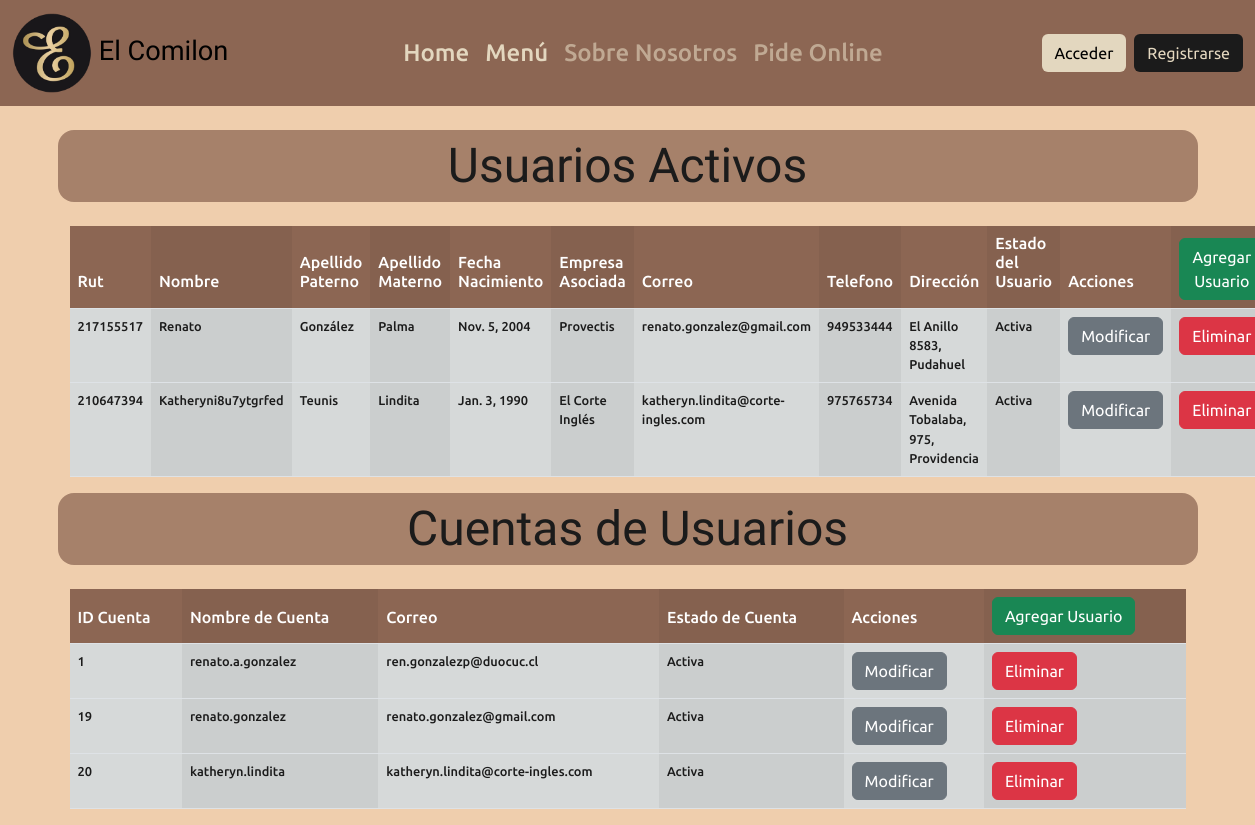
Screenshot of /clientes/crud with the database file from the repository.
### clientes/models.py (models this page shows, shortened)
class Usuario(models.Model):
    rut = models.CharField(primary_key=True,max_length=10)
    nombre = models.CharField(max_length=30)
    apellido_paterno = models.CharField(max_length=30)
    apellido_materno = models.CharField(max_length=30)
    fecha_nacimiento = models.DateField(blank=False, null=False)
    id_empresa_asociada = models.ForeignKey('Empresa',on_delete=models.CASCADE, db_column='id_empresa')
    correo = models.EmailField(unique=True, max_length=150, blank=True, null=True)
    telefono = models.CharField(max_length=9)
    direccion = models.CharField(max_length=50, blank=True, null=True)
    activo = models.IntegerField(default=1)

class Empresa(models.Model):
    id_empresa = models.AutoField(db_column='id_empresa', primary_key=True)
    nombre_empresa = models.CharField(max_length=100, blank=False, null=False)
    def __str__(self):
        return str(self.nombre_empresa)

### clientes/views.py (the view)
# urls.py: path('crud', views.administrador_crud, name='crud'),
def administrador_crud(request):
    usuarios = Usuario.objects.all()
    empresa_asociada = Empresa.objects.all()
    cuentas_usuarios = User.objects.all()
    context = {
        'usuarios':usuarios,
        'empresa_asociada':empresa_asociada,
        'cuentas_usuarios' : cuentas_usuarios
    }
    return render(request, 'administrador/administrador_crud.html',context)

### clientes/templates/administrador/administrador_crud.html (shortened to what this page needs)
{% extends '../clientes_base.html' %}
{% load static %}
{% block content %}
    <div> {% include 'components/navbar_loged.html' %} </div>
    <br>
    <div class="container title-administracion">
        <span>Usuarios Activos</span>
    </div>
    <br>
    <div class="container">
        <table>
            <table class="table-content table table-hover table-striped-columns">
                <thead>
                    <th scope="col"><h6>Rut</h6></th>
                    <th scope="col"><h6>Nombre</h6></th>
                    <th scope="col"><h6>Apellido Paterno</h6></th>
                    <th scope="col"><h6>Apellido Materno</h6></th>
                    <th scope="col"><h6>Fecha Nacimiento</h6></th>
                    <th scope="col"><h6>Empresa Asociada</h6></th>
                    <th scope="col"><h6>Correo</h6></th>
                    <th scope="col"><h6>Telefono</h6></th>
                    <th scope="col"><h6>Dirección</h6></th>
                    <th scope="col"><h6>Estado del Usuario</h6></th>
                    <th scope="col"><h6>Acciones</h6></th>
                    <th scope="col"><a href="{% url 'administrador_registro_usuario' %}"><button class="btn btn-success">Agregar Usuario</button></a></th>
            </thead>
            {% if usuarios %}
            {% for user in usuarios %}
                <tr class="table-content">
                {% if user.activo == 1 %}
                    <td>{{ user.rut }}</td>
                    <td>{{ user.nombre }}</td>
                    <td>{{ user.apellido_paterno }}</td>
                    <td>{{ user.apellido_materno }}</td>
                    <td>{{ user.fecha_nacimiento }}</td>
                    <td>{{ user.id_empresa_asociada }}</td>
                    <td>{{ user.correo }}</td>
                    <td>{{ user.telefono }}</td>
                    <td>{{ user.direccion }}</td>
                    <td>Activa</td>
                    <td><a href="{% url 'administrador_modificacion_usuario' user_rut=user.rut %}"><button class="btn btn-secondary">Modificar</button></a></td>
                    <td><a href="{% url 'administrador_eliminacion_usaurio' user_rut=user.rut %}"><button class="btn btn-danger">Eliminar</button></a></td>
                {% endif %}
                </tr>
                {% endfor %}
            {% endif %}
        </table>
    </div>
    <div class="container title-administracion">
        <span>Cuentas de Usuarios</span>
    </div>
    <br>
    <div class="container">
        <table>
                <table class="table-content table table-hover table-striped-columns">
                    <thead class="nav-button">
                        <th scope="col"><h6>ID Cuenta</h6></th>
                        <th scope="col"><h6>Nombre de Cuenta</h6></th>
                        <th scope="col"><h6>Correo</h6></th>
                        <th scope="col"><h6>Estado de Cuenta</h6></th>
                        <th scope="col"><h6>Acciones</h6></th>
                        <th scope="col"><a href="{% url 'administrador_agregar_cuenta' %}"><button class="btn btn-success">Agregar Usuario</button></a></th>
                </thead>
            {% if cuentas_usuarios %}
                {% for account_user in cuentas_usuarios %}
                    {% if user.username != account_user.username %}
                    <tr class="table-content">
                        <td>{{ account_user.id }}</td>
                        <td>{{ account_user.username }}</td>
                        <td>{{ account_user.email }}</td>
                        {% if account_user.is_active == True %}
                        <td>Activa</td>
                        {% else %}
                        <td>Deshabilitada</td>
                        {% endif %}
                        <td><a href="{% url 'modificar_cuenta_usuario' user_id=account_user.id %}"><button class="btn btn-secondary">Modificar</button></a></td>
                        <td><a href="{% url 'eliminar_cuenta_usuario' user_id=account_user.id %}"><button class="btn btn-danger">Eliminar</button></a></td>
                    </tr>
                    {% endif %}
                {% endfor %}
            {% endif %}
        </table>
    </div>
{% endblock %}

### static/css/base_styles.css (style rules this page uses)
.font { font-family: "Ubuntu", sans-serif; font-weight: 500; font-style: normal; }
.title-administracion { font-family: "Playwrite IT Moderna", cursive; font-optical-sizing: auto; font-weight: 400; font-style: normal; font-size: 1.7rem; color: rgb(27, 27, 27); background-color: #8c6653bc; border-radius: 1rem; text-align: center; font-size: 3rem; }
th { background-color: #8c6653 !important; color: white !important; }
td { background-color: #D6D9D9 !important; color: rgb(27, 27, 27) !important; font-size: 0.8rem; }
.nav-button { background-color: #e3d7bf !important; color: black !important; font-size: 1rem !important; }
#bd-color-background { background-color: #efcead !important; }

### rows the page displays
Usuario: rut "217155517", nombre "Renato", apellido_paterno "González", apellido_materno "Palma", fecha_nacimiento "Nov. 5, 2004", id_empresa_asociada "Provectis", correo "renato.gonzalez@gmail.com", telefono "949533444", direccion "El Anillo 8583, Pudahuel"
Usuario: rut "210647394", nombre "Katheryni8u7ytgrfed", apellido_paterno "Teunis", apellido_materno "Lindita", fecha_nacimiento "Jan. 3, 1990", id_empresa_asociada "El Corte Inglés", correo "katheryn.lindita@corte-ingles.com", telefono "975765734", direccion "Avenida Tobalaba, 975, Providencia"

### other values shown
{{ account_user.id }} "1"
{{ account_user.username }} "renato.a.gonzalez"
{{ account_user.email }} "ren.gonzalezp@duocuc.cl"
{{ account_user.id }} "19"
{{ account_user.username }} "renato.gonzalez"
{{ account_user.email }} "renato.gonzalez@gmail.com"
{{ account_user.id }} "20"
{{ account_user.username }} "katheryn.lindita"
{{ account_user.email }} "katheryn.lindita@corte-ingles.com"
